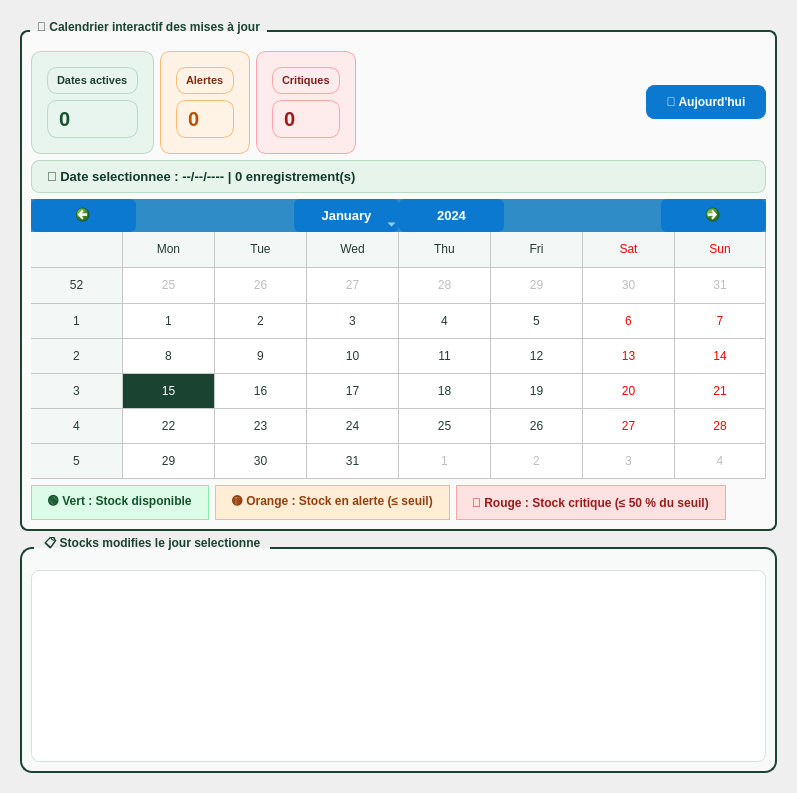
      <widget class="QWidget" name="tabCalendrierStock">
       <attribute name="title">
        <string>📅 Calendrier Stock</string>
       </attribute>
       <layout class="QVBoxLayout" name="verticalLayoutCalendarTab">
        <property name="leftMargin">
         <number>20</number>
        </property>
        <property name="topMargin">
         <number>20</number>
        </property>
        <property name="rightMargin">
         <number>20</number>
        </property>
        <property name="bottomMargin">
         <number>20</number>
        </property>
        <item>
         <widget class="QGroupBox" name="groupCalendrierInteractif">
          <property name="styleSheet">
           <string notr="true">QGroupBox {
    font-weight: bold;
    border: 2px solid #1B4332;
    border-radius: 8px;
    margin-top: 10px;
    padding-top: 10px;
    background-color: #fafafa;
}
QGroupBox::title {
    subcontrol-origin: margin;
    left: 10px;
    padding: 0 5px;
    color: #1B4332;
}</string>
          </property>
          <property name="title">
           <string>📅 Calendrier interactif des mises à jour</string>
          </property>
          <layout class="QVBoxLayout" name="verticalLayoutCalendarContent">
           <item>
            <layout class="QHBoxLayout" name="layoutCalendarTopBar">
             <item>
              <layout class="QHBoxLayout" name="layoutKpiCards">
               <item>
                <widget class="QFrame" name="cardKpiDatesActives">
                 <property name="styleSheet">
                  <string notr="true">QFrame {
    background-color: #e8f4ee;
    border: 1px solid #b7dbc5;
    border-radius: 10px;
    padding: 6px;
}</string>
                 </property>
                 <layout class="QVBoxLayout" name="layoutCardKpiDatesActives">
                  <item>
                   <widget class="QLabel" name="labelKpiDatesActivesTitle">
                    <property name="styleSheet">
                     <string notr="true">color: #1f3f33; font-size: 11px; font-weight: 600;</string>
                    </property>
                    <property name="text">
                     <string>Dates actives</string>
                    </property>
                   </widget>
                  </item>
                  <item>
                   <widget class="QLabel" name="labelKpiDatesActivesValue">
                    <property name="styleSheet">
                     <string notr="true">color: #14532d; font-size: 20px; font-weight: 800;</string>
                    </property>
                    <property name="text">
                     <string>0</string>
                    </property>
                   </widget>
                  </item>
                 </layout>
                </widget>
               </item>
               <item>
                <widget class="QFrame" name="cardKpiAlertes">
                 <property name="styleSheet">
                  <string notr="true">QFrame {
    background-color: #fff3e6;
    border: 1px solid #fdba74;
    border-radius: 10px;
    padding: 6px;
}</string>
                 </property>
                 <layout class="QVBoxLayout" name="layoutCardKpiAlertes">
                  <item>
                   <widget class="QLabel" name="labelKpiAlertesTitle">
                    <property name="styleSheet">
                     <string notr="true">color: #7c2d12; font-size: 11px; font-weight: 600;</string>
                    </property>
                    <property name="text">
                     <string>Alertes</string>
                    </property>
                   </widget>
                  </item>
                  <item>
                   <widget class="QLabel" name="labelKpiAlertesValue">
                    <property name="styleSheet">
                     <string notr="true">color: #b45309; font-size: 20px; font-weight: 800;</string>
                    </property>
                    <property name="text">
                     <string>0</string>
                    </property>
                   </widget>
                  </item>
                 </layout>
                </widget>
               </item>
               <item>
                <widget class="QFrame" name="cardKpiCritiques">
                 <property name="styleSheet">
                  <string notr="true">QFrame {
    background-color: #feecec;
    border: 1px solid #fca5a5;
    border-radius: 10px;
    padding: 6px;
}</string>
                 </property>
                 <layout class="QVBoxLayout" name="layoutCardKpiCritiques">
                  <item>
                   <widget class="QLabel" name="labelKpiCritiquesTitle">
                    <property name="styleSheet">
                     <string notr="true">color: #7f1d1d; font-size: 11px; font-weight: 600;</string>
                    </property>
                    <property name="text">
                     <string>Critiques</string>
                    </property>
                   </widget>
                  </item>
                  <item>
                   <widget class="QLabel" name="labelKpiCritiquesValue">
                    <property name="styleSheet">
                     <string notr="true">color: #991b1b; font-size: 20px; font-weight: 800;</string>
                    </property>
                    <property name="text">
                     <string>0</string>
                    </property>
                   </widget>
                  </item>
                 </layout>
                </widget>
               </item>
              </layout>
             </item>
             <item>
              <spacer name="horizontalSpacerKpiPush">
               <property name="orientation">
                <enum>Qt::Horizontal</enum>
               </property>
               <property name="sizeHint" stdset="0">
                <size>
                 <width>40</width>
                 <height>20</height>
                </size>
               </property>
              </spacer>
             </item>
             <item>
              <widget class="QPushButton" name="btnTodayCalendar">
               <property name="minimumSize">
                <size>
                 <width>120</width>
                 <height>34</height>
                </size>
               </property>
               <property name="styleSheet">
                <string notr="true">QPushButton {
    background-color: #0b79d0;
    color: white;
    border: 1px solid #0b79d0;
    border-radius: 8px;
    font-weight: 700;
    padding: 6px 14px;
}
QPushButton:hover {
    background-color: #1687de;
    border: 1px solid #1687de;
}
QPushButton:pressed {
    background-color: #0768b4;
}</string>
               </property>
               <property name="text">
                <string>📍 Aujourd'hui</string>
               </property>
              </widget>
             </item>
            </layout>
           </item>
           <item>
            <widget class="QLabel" name="labelCalendarSummary">
             <property name="styleSheet">
                            <string notr="true">QLabel {
        color: #123a2d;
        font-size: 13px;
        font-weight: 700;
        padding: 8px 12px;
        background-color: #e7f4ec;
        border: 1px solid #b7dbc5;
        border-radius: 8px;
}</string>
             </property>
             <property name="text">
                            <string>📌 Date selectionnee : --/--/---- | 0 enregistrement(s)</string>
             </property>
            </widget>
           </item>
           <item>
            <widget class="QCalendarWidget" name="calendarWidgetStock">
             <property name="minimumSize">
              <size>
               <width>0</width>
               <height>280</height>
              </size>
             </property>
             <property name="gridVisible">
              <bool>true</bool>
             </property>
             <property name="styleSheet">
              <string notr="true">QCalendarWidget QWidget {
    alternate-background-color: #f3f7f5;
}
QCalendarWidget QToolButton {
    color: #ffffff;
    font-weight: 700;
    font-size: 13px;
    height: 28px;
    width: 100px;
    border-radius: 6px;
    background-color: #0b79d0;
    border: 1px solid #0b79d0;
}
QCalendarWidget QToolButton:hover {
    background-color: #1687de;
    border: 1px solid #1687de;
}
QCalendarWidget QMenu {
    background-color: #ffffff;
    border: 1px solid #cbded2;
}
QCalendarWidget QSpinBox {
    font-size: 13px;
    color: #1B4332;
    background: #ffffff;
    selection-background-color: #2d6a4f;
    selection-color: #ffffff;
}
QCalendarWidget QAbstractItemView:enabled {
    color: #243b33;
    selection-background-color: #1B4332;
    selection-color: #ffffff;
    border-radius: 4px;
}</string>
             </property>
            </widget>
           </item>
           <item>
            <layout class="QHBoxLayout" name="layoutCalendarLegend">
             <item>
              <widget class="QLabel" name="labelLegendGreen">
               <property name="styleSheet">
                <string notr="true">QLabel {
    color: #14532d;
    font-weight: 700;
    background-color: #dcfce7;
    border: 1px solid #86efac;
    border-radius: 999px;
    padding: 6px 12px;
}</string>
               </property>
               <property name="text">
                <string>🟢 Vert : Stock disponible</string>
               </property>
              </widget>
             </item>
             <item>
              <widget class="QLabel" name="labelLegendOrange">
               <property name="styleSheet">
                <string notr="true">QLabel {
    color: #92400e;
    font-weight: 700;
    background-color: #ffedd5;
    border: 1px solid #fdba74;
    border-radius: 999px;
    padding: 6px 12px;
}</string>
               </property>
               <property name="text">
                <string>🟡 Orange : Stock en alerte (≤ seuil)</string>
               </property>
              </widget>
             </item>
             <item>
              <widget class="QLabel" name="labelLegendRed">
               <property name="styleSheet">
                <string notr="true">QLabel {
    color: #991b1b;
    font-weight: 700;
    background-color: #fee2e2;
    border: 1px solid #fca5a5;
    border-radius: 999px;
    padding: 6px 12px;
}</string>
               </property>
               <property name="text">
                <string>🔴 Rouge : Stock critique (≤ 50 % du seuil)</string>
               </property>
              </widget>
             </item>
             <item>
              <spacer name="horizontalSpacerCalendarLegend">
               <property name="orientation">
                <enum>Qt::Horizontal</enum>
               </property>
               <property name="sizeHint" stdset="0">
                <size>
                 <width>40</width>
                 <height>20</height>
                </size>
               </property>
              </spacer>
             </item>
            </layout>
           </item>
          </layout>
         </widget>
        </item>
        <item>
         <widget class="QGroupBox" name="groupCalendarDetails">
          <property name="styleSheet">
           <string notr="true">QGroupBox {
    font-weight: bold;
    border: 2px solid #1B4332;
    border-radius: 12px;
    margin-top: 10px;
    padding-top: 12px;
    background-color: #f8faf9;
}
QGroupBox::title {
    subcontrol-origin: margin;
    left: 14px;
    padding: 0 8px;
    color: #1B4332;
}</string>
          </property>
          <property name="title">
           <string>📋 Stocks modifies le jour selectionne</string>
          </property>
          <layout class="QVBoxLayout" name="verticalLayoutCalendarDetails">
           <item>
            <widget class="QTableWidget" name="tableCalendarDetails">
             <property name="styleSheet">
              <string notr="true">QTableWidget {
    border: 1px solid #d6e5dc;
    border-radius: 8px;
    gridline-color: #e0eae4;
    background-color: #ffffff;
    alternate-background-color: #f6faf8;
    color: #1f2937;
    selection-background-color: #1B4332;
    selection-color: #ffffff;
}
QHeaderView::section {
    background-color: #234E3E;
    color: white;
    padding: 8px;
    border: none;
    font-weight: bold;
}
QTableWidget::item {
    padding: 6px;
}</string>
             </property>
             <property name="alternatingRowColors">
              <bool>true</bool>
             </property>
             <property name="selectionBehavior">
              <enum>QAbstractItemView::SelectRows</enum>
             </property>
            </widget>
           </item>
          </layout>
         </widget>
        </item>
       </layout>
      </widget>
